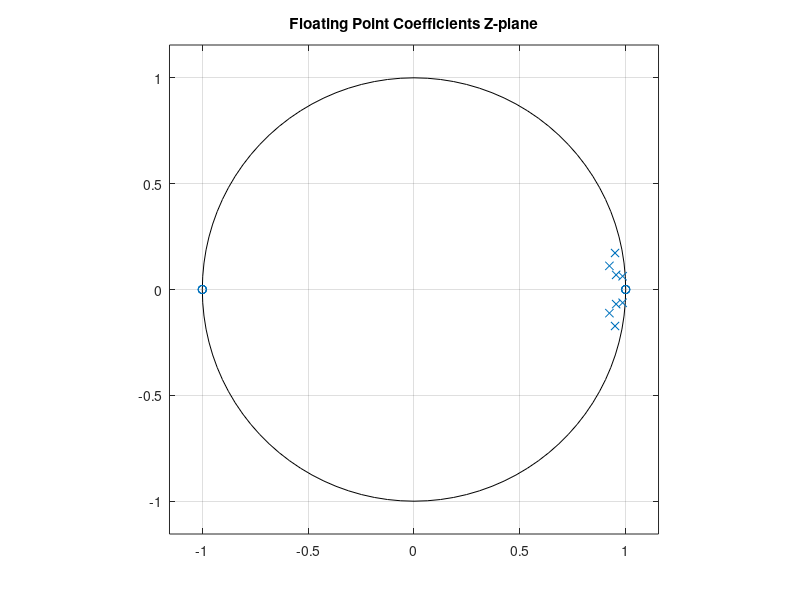
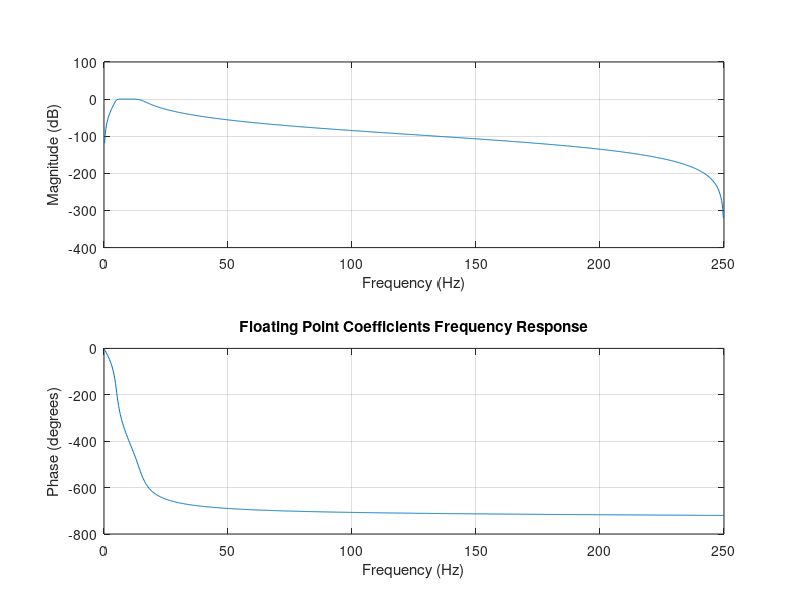
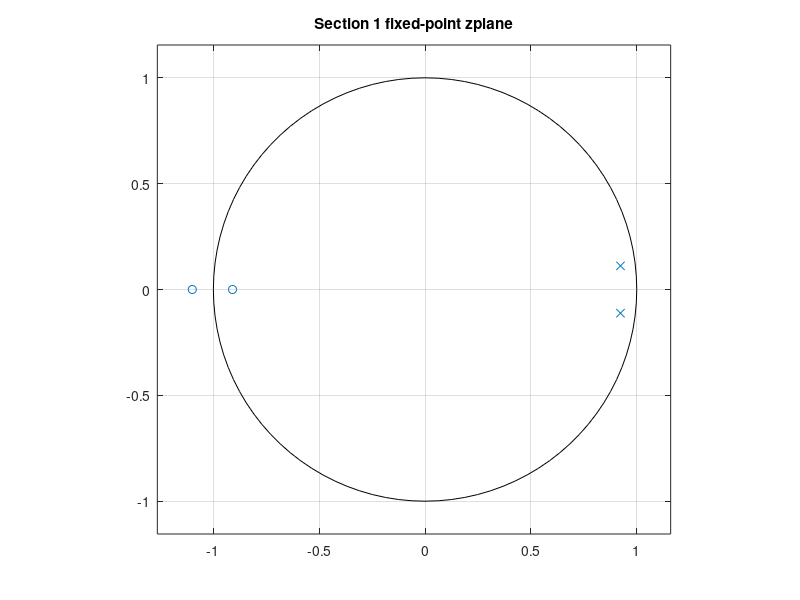
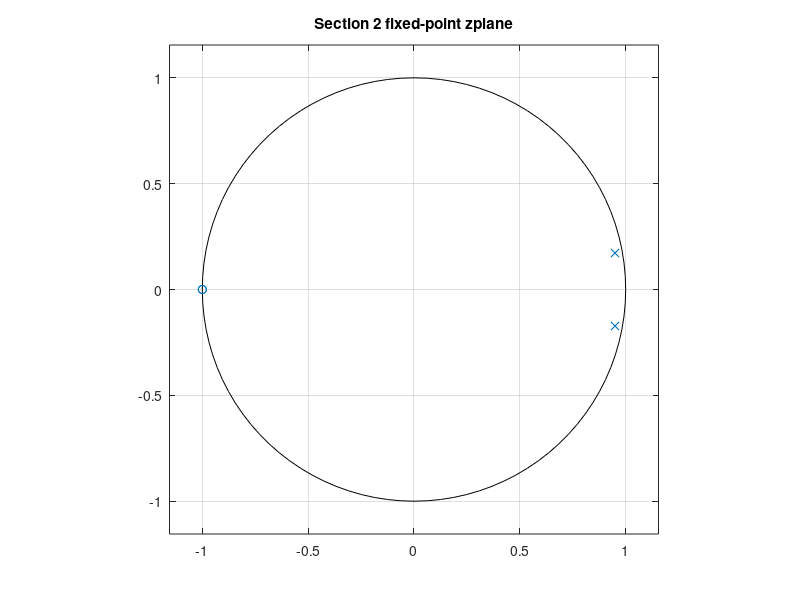

The MATLAB source for these figures, in order: (Note: this script raises an error after producing the figures.)
%% Generates fixed-point coefficients for biquads implemented in FPGA. 
% See biquad code: https://github.com/dominic-meads/Vivado-Projects/blob/main/IIR_Direct_form_1_Biquad/iir_DF1_Biquad_AXIS.v
%
% Want to generate Bandpass filter with cuttoffs of 5 Hz and 15 Hz (corner
% frequencies defined in Pan-Thompkins QRS detection algorithm)

close all
clear all
clc

fs = 500;
fc1 = 5;
fc2 = 15;
Wc1 = fc1/(fs/2);
Wc2 = fc2/(fs/2);
[B,A] = butter(4,[Wc1,Wc2]);
filter_stable = isstable(B,A)

%% check zplane and frequency response
figure;
zplane(B,A);
title("Floating Point Coefficients Z-plane");
figure;
freqz(B,A,2^10,fs);
title("Floating Point Coefficients Frequency Response");

%% Generate fixed-point integer coefficients for FPGA

% Note embedding gain is okay here because FPGA bqiaud strcture is DF1
% gain is put into first section
[sos] = tf2sos(B,A);

% scale 
sos_scaled = (2^23)*sos;

% round to integer coefficients
sos_fixed = fix(sos_scaled)

%% Check stability of each section individually

for i = 1:size(sos_fixed,1)  % iterate for each row in sos matrix
    B_fixed = sos_fixed(i,1:3);
    A_fixed = sos_fixed(i,4:6);
    disp(['Section ', num2str(i), ' is stable?']);
    fixed_filter_stable = isstable(B_fixed,A_fixed)
    figure;
    zplane(B_fixed,A_fixed);
    title(['Section ', num2str(i), ' fixed-point zplane']);
end 

%% check frequency response and zplane of fixed-point coefficients

[B_fixed,A_fixed] = sos2tf(sos_fixed);
figure;
zplane(B_fixed,A_fixed);
title('fixed-point zplane');

%% print coefficients to file

sos_table = table();
sos_table.b0 = sos_fixed(:,1);
sos_table.b1 = sos_fixed(:,2);
sos_table.b2 = sos_fixed(:,3);
sos_table.a1 = sos_fixed(:,5);  % omit a0 coefficient
sos_table.a2 = sos_fixed(:,6);

writetable(sos_table, "fixed_point_int_coeff_4th_order_bp.csv");
